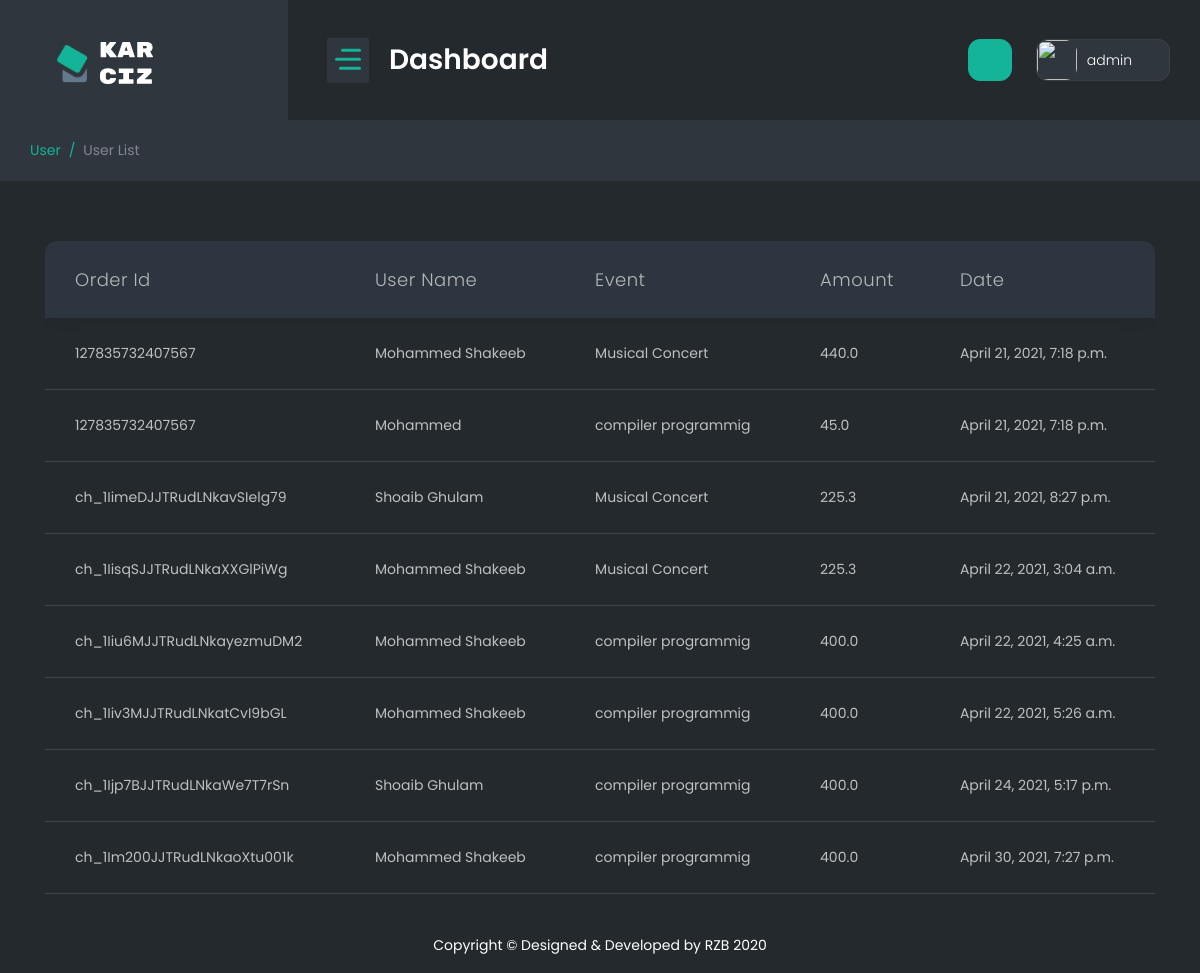
Screenshot of /superadmintransition (signed in) with the database file from the repository.
### webapp/models.py (models this page shows)
class Transactions(models.Model):
    Transaction_id = models.AutoField(primary_key=True)
    user_id = models.ForeignKey(User_Signup , on_delete=models.SET_NULL,blank=True,null=True)
    event_id= models.ForeignKey(Event , on_delete=models.SET_NULL,blank=True,null=True)
    order_id = models.CharField(max_length=255, default="")
    createdDate = models.DateTimeField(auto_now_add=True, blank=True)
    totalAmount = models.FloatField(default=0.0)

class User_Signup(models.Model):
    user_id = models.AutoField(primary_key=True)
    Name = models.CharField(max_length=255, default="")
    Surname = models.CharField(max_length=255, default="")
    Ci = models.CharField(max_length=255, default="")
    Ruc = models.CharField(max_length=255, default="")
    Gender = models.CharField(max_length=20, default="")
    Phones = models.CharField(max_length=20, default="")
    Email = models.EmailField(max_length=255, default="")
    Direction = models.CharField(max_length=255, default="")
    City =  models.CharField(max_length=255, default="")
    Birth_date  = models.DateField()
    Creation = models.DateTimeField(auto_now_add=True, blank=True)
    Password = models.TextField(max_length=500 , default="")
    def __str__(self):
        return self.Name

class Event(models.Model):
    EventId = models.AutoField(primary_key=True)
    EventName = models.CharField(max_length=255, default="")
    Cost = models.FloatField(default=0.0)
    Registration_start = models.DateField()
    Registration_end = models.DateField()
    Runner_quantity = models.IntegerField(default=0)
    Event_logo = models.ImageField(upload_to='Eventlogo/',default="SuperAdmin/dummy.jpg")
    Status = models.CharField(max_length=50, default="")
    EventTypeId = models.ForeignKey(Event_Type , on_delete=models.SET_NULL,blank=True,null=True)
    Description = models.TextField(default="")
    created = models.DateTimeField(auto_now_add=True, blank=True)
    def __str__(self):
        return self.EventName

### webapp/views.py (the view)
# urls.py: path('superadmintransition',superadmintransition.as_view(),name="superadmintransition"),
class superadmintransition(View):
    def get(self,request):
        if not request.session.has_key('adminid'):
            return redirect("/superadminlogin")
        try:
            data = Transactions.objects.all()
            return render(request ,'superadmin/transition.html',{'data':data})
        except:
            return redirect("/superadmin")

### templates/superadmin/transition.html (shortened to what this page needs)
{% extends "superadmin/base.html" %}
{% load static %}
{% block body %}
<div class="container-fluid">
    <div class="page-titles">
        <ol class="breadcrumb">
            <li class="breadcrumb-item active"><a href="javascript:void(0)">User</a></li>
            <li class="breadcrumb-item"><a href="javascript:void(0)">User List</a></li>
        </ol>
    </div>
    <div class="row">
        <div class="col-lg-12">
        <div class="col-lg-12">
            <div class="table-responsive">
                <table id="example-5" class="table display mb-4  fs-14">
                    <thead>
                        <tr>
                            <th>Order Id</th>
                            <th>User Name</th>
                            <th>Event</th>
                            <th>Amount</th>
                            <th>date</th>
                        </tr>
                    </thead>
                    <tbody>
                        {% for d in data%}
                        <tr>
                            <td>{{d.order_id}}</td>
                            <td>{{d.user_id}}</td>
                            <td>{{d.event_id}}</td>
                            <td>{{d.totalAmount}}</td>
                            <td>{{d.createdDate}}</td>
                        </tr>
                        {% endfor %}
                    </tbody>
                </table>
            </div>
        </div>
    </div>
</div>
{% endblock body %}

### rows the page displays
Transactions: order_id "127835732407567", user_id "Mohammed Shakeeb", event_id "Musical Concert", totalAmount "440.0", createdDate "April 21, 2021, 7:18 p.m."
Transactions: order_id "127835732407567", user_id "Mohammed", event_id "compiler programmig", totalAmount "45.0", createdDate "April 21, 2021, 7:18 p.m."
Transactions: order_id "ch_1IimeDJJTRudLNkavSIelg79", user_id "Shoaib Ghulam", event_id "Musical Concert", totalAmount "225.3", createdDate "April 21, 2021, 8:27 p.m."
Transactions: order_id "ch_1IisqSJJTRudLNkaXXGlPiWg", user_id "Mohammed Shakeeb", event_id "Musical Concert", totalAmount "225.3", createdDate "April 22, 2021, 3:04 a.m."
Transactions: order_id "ch_1Iiu6MJJTRudLNkayezmuDM2", user_id "Mohammed Shakeeb", event_id "compiler programmig", totalAmount "400.0", createdDate "April 22, 2021, 4:25 a.m."
Transactions: order_id "ch_1Iiv3MJJTRudLNkatCvI9bGL", user_id "Mohammed Shakeeb", event_id "compiler programmig", totalAmount "400.0", createdDate "April 22, 2021, 5:26 a.m."
Transactions: order_id "ch_1Ijp7BJJTRudLNkaWe7T7rSn", user_id "Shoaib Ghulam", event_id "compiler programmig", totalAmount "400.0", createdDate "April 24, 2021, 5:17 p.m."
Transactions: order_id "ch_1Im200JJTRudLNkaoXtu001k", user_id "Mohammed Shakeeb", event_id "compiler programmig", totalAmount "400.0", createdDate "April 30, 2021, 7:27 p.m."

### other values shown
{{ request.session.adminname }} "admin"
